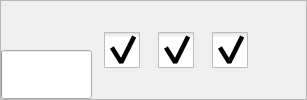
     <widget class="QFrame" name="paghopiedo">
      <property name="frameShape">
       <enum>QFrame::StyledPanel</enum>
      </property>
      <property name="frameShadow">
       <enum>QFrame::Raised</enum>
      </property>
      <property name="tipo" stdset="0">
       <string>senborda</string>
      </property>
      <layout class="QHBoxLayout" name="horizontalLayout_15">
       <property name="spacing">
        <number>12</number>
       </property>
       <property name="leftMargin">
        <number>0</number>
       </property>
       <property name="topMargin">
        <number>0</number>
       </property>
       <property name="rightMargin">
        <number>0</number>
       </property>
       <property name="bottomMargin">
        <number>0</number>
       </property>
       <item>
        <layout class="QVBoxLayout" name="verticalLayout_193">
         <property name="spacing">
          <number>0</number>
         </property>
         <property name="sizeConstraint">
          <enum>QLayout::SetNoConstraint</enum>
         </property>
         <item>
          <widget class="QPushButton" name="printilo">
           <property name="enabled">
            <bool>true</bool>
           </property>
           <property name="sizePolicy">
            <sizepolicy hsizetype="Fixed" vsizetype="Preferred">
             <horstretch>0</horstretch>
             <verstretch>0</verstretch>
            </sizepolicy>
           </property>
           <property name="minimumSize">
            <size>
             <width>0</width>
             <height>0</height>
            </size>
           </property>
           <property name="maximumSize">
            <size>
             <width>16777215</width>
             <height>16777215</height>
            </size>
           </property>
           <property name="text">
            <string notr="true"/>
           </property>
           <property name="icon">
            <iconset>
             <normalon>:/pagxopiedo/printi-pagxon.png</normalon>
             <activeon>:/pagxopiedo/printi-pagxon-hover.png</activeon>
            </iconset>
           </property>
           <property name="iconSize">
            <size>
             <width>81</width>
             <height>33</height>
            </size>
           </property>
           <property name="flat">
            <bool>true</bool>
           </property>
          </widget>
         </item>
         <item>
          <widget class="QProgressBar" name="prog_printilo">
           <property name="sizePolicy">
            <sizepolicy hsizetype="Fixed" vsizetype="Preferred">
             <horstretch>0</horstretch>
             <verstretch>0</verstretch>
            </sizepolicy>
           </property>
           <property name="value">
            <number>0</number>
           </property>
           <property name="textVisible">
            <bool>false</bool>
           </property>
           <property name="format">
            <string/>
           </property>
          </widget>
         </item>
        </layout>
       </item>
       <item>
        <widget class="QCheckBox" name="Cxapeligo">
         <property name="sizePolicy">
          <sizepolicy hsizetype="Fixed" vsizetype="Preferred">
           <horstretch>0</horstretch>
           <verstretch>0</verstretch>
          </sizepolicy>
         </property>
         <property name="styleSheet">
          <string notr="true"> QCheckBox::indicator {
     width: 36px;
     height: 36px;
 }
 QCheckBox::indicator:checked
  {
    image: url(:/ikonoj_androjdo/cx_edit.png);
  }
  QCheckBox::indicator:unchecked
  {
    image: url(:/ikonoj_androjdo/cx_edit_off.png);
  }</string>
         </property>
         <property name="iconSize">
          <size>
           <width>36</width>
           <height>36</height>
          </size>
         </property>
         <property name="checked">
          <bool>true</bool>
         </property>
        </widget>
       </item>
       <item>
        <widget class="QCheckBox" name="Parolo">
         <property name="sizePolicy">
          <sizepolicy hsizetype="Fixed" vsizetype="Preferred">
           <horstretch>0</horstretch>
           <verstretch>0</verstretch>
          </sizepolicy>
         </property>
         <property name="styleSheet">
          <string notr="true"> QCheckBox::indicator {
     width: 36px;
     height: 36px;
 }
 QCheckBox::indicator:checked
  {
    image: url(:/ikonoj_androjdo/baseline_record_voice_over_black_36.png);
  }
  QCheckBox::indicator:unchecked
  {
    image: url(:/ikonoj_androjdo/baseline_voice_over_off_black_36.png);
  }</string>
         </property>
         <property name="text">
          <string notr="true"/>
         </property>
         <property name="iconSize">
          <size>
           <width>36</width>
           <height>36</height>
          </size>
         </property>
         <property name="checked">
          <bool>true</bool>
         </property>
        </widget>
       </item>
       <item>
        <widget class="QCheckBox" name="Noteto">
         <property name="sizePolicy">
          <sizepolicy hsizetype="Fixed" vsizetype="Preferred">
           <horstretch>0</horstretch>
           <verstretch>0</verstretch>
          </sizepolicy>
         </property>
         <property name="styleSheet">
          <string notr="true"> QCheckBox::indicator {
     width: 36px;
     height: 36px;
 }
 QCheckBox::indicator:checked
  {
    image: url(:/ikonoj_androjdo/baseline_music_note_black_36.png);
  }
  QCheckBox::indicator:unchecked
  {
    image: url(:/ikonoj_androjdo/baseline_music_note_black_off_36.png);
  }</string>
         </property>
         <property name="text">
          <string notr="true"/>
         </property>
         <property name="iconSize">
          <size>
           <width>36</width>
           <height>36</height>
          </size>
         </property>
         <property name="checked">
          <bool>true</bool>
         </property>
        </widget>
       </item>
       <item>
        <widget class="QPushButton" name="Sendas">
         <property name="enabled">
          <bool>true</bool>
         </property>
         <property name="sizePolicy">
          <sizepolicy hsizetype="Fixed" vsizetype="Preferred">
           <horstretch>0</horstretch>
           <verstretch>0</verstretch>
          </sizepolicy>
         </property>
         <property name="text">
          <string notr="true"/>
         </property>
         <property name="icon">
          <iconset resource="../resources/ikonoj_androjdo.qrc">
           <normaloff>:/ikonoj_androjdo/baseline_send_black_36.png</normaloff>:/ikonoj_androjdo/baseline_send_black_36.png</iconset>
         </property>
         <property name="iconSize">
          <size>
           <width>36</width>
           <height>36</height>
          </size>
         </property>
         <property name="flat">
          <bool>true</bool>
         </property>
        </widget>
       </item>
      </layout>
     </widget>
